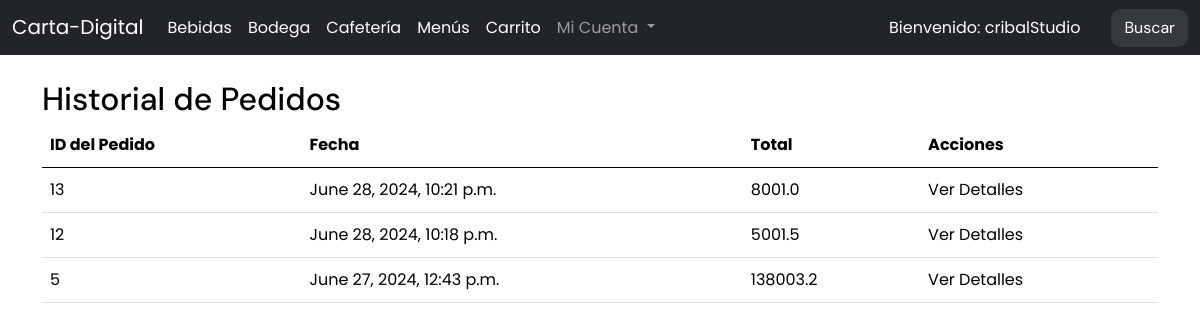
/historial_pedidos/ (signed in), run on an earlier commit of the app's database.
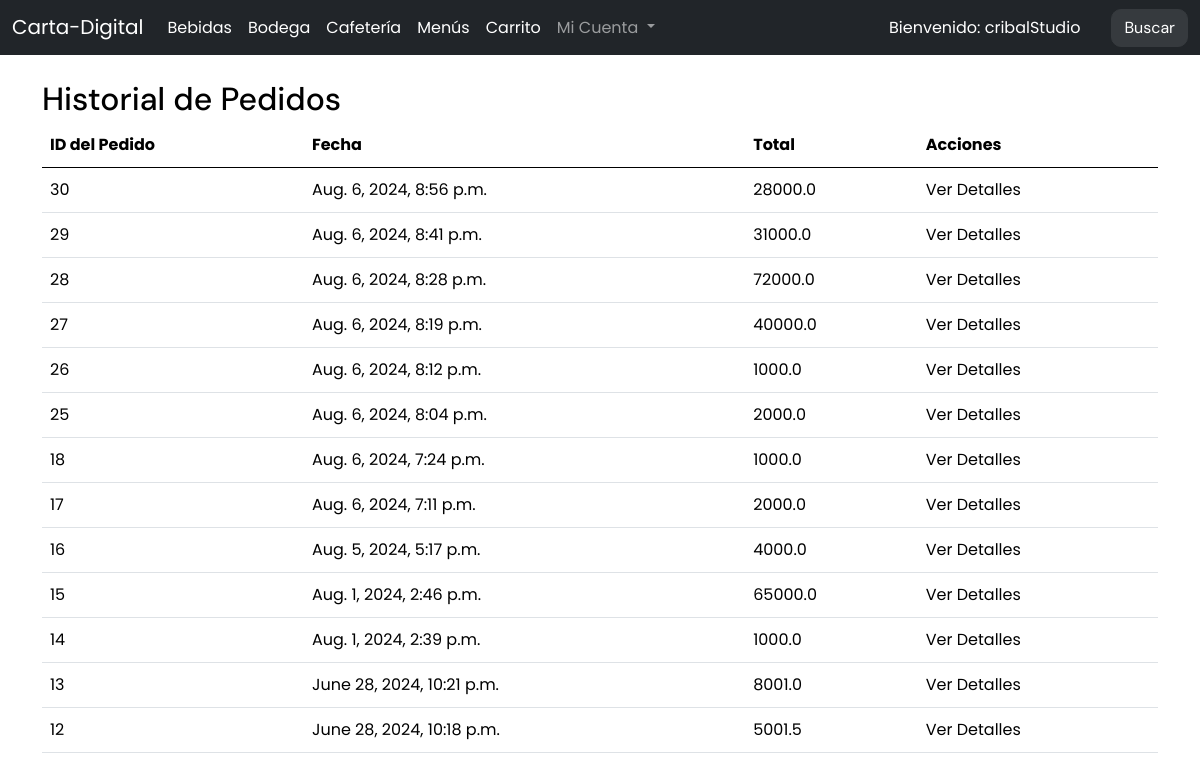
And on a later commit of the database.
### carta/models.py (models this page shows, shortened)
class Pedido(models.Model):
    Estados = [
        ('preparacion', 'En preparacion'),
        ('terminado', 'Terminado'),
        ('cancelado','Cancelado'),
        ('finalizado', 'Finalizado'),
    ]
    items = models.ManyToManyField(Item, blank=True, related_name="items", through='PedidoItem')
    monto_total = models.FloatField(null=False, default=0, verbose_name="Monto total")
    fecha = models.DateTimeField(null=True, auto_now_add=True)  # Definido con auto_now_add para establecer la fecha automáticamente al crear un pedido
    cliente = models.ForeignKey(Cliente, null=True, on_delete=models.CASCADE)
    completado= models.BooleanField(default=False, null=True)
    estado= models.CharField(max_length=12, choices= Estados, default= 'preparacion', verbose_name="Estado del Pedido")

### carta/views/historial.py (the view)
# urls.py: path('historial_pedidos/', historial_pedidos, name='historial_pedidos'),
def historial_pedidos(request):
    if not request.user.is_authenticated:
        messages.warning(request, 'Por favor, inicie sesión para ver su historial de pedidos.')
        return redirect('/users/login/')
    else:
        cliente = request.user.cliente
        pedidos = Pedido.objects.filter(cliente=cliente, completado=True).order_by('-fecha')
        return render(request, 'historial_pedidos.html', {'pedidos': pedidos})

### carta/templates/historial_pedidos.html
{% extends "base.html" %}
{% block content %}
<h2>Historial de Pedidos</h2>
<table class="table">
    <thead>
        <tr>
            <th>ID del Pedido</th>
            <th>Fecha</th>
            <th>Total</th>
            <th>Acciones</th>
        </tr>
    </thead>
    <tbody>
        {% for pedido in pedidos %}
        <tr>
            <td>{{ pedido.id }}</td>
            <td>{{ pedido.fecha }}</td>
            <td>{{ pedido.monto_total }}</td>
            <td>
                <a href="{% url 'detalle_pedido' pedido.id %}">Ver Detalles</a>
            </td>
        </tr>
        {% endfor %}
    </tbody>
</table>
{% endblock %}

### carta/templates/base.html (shortened to what this page needs)
{% load static %}
{% load i18n %}
<!DOCTYPE html>
<html lang="en">
<head>
    <link rel="stylesheet" href="{% static 'assets/css/style.css' %}">
</head>
<body>
    {% include "navbar.html" %}
    <div class="container">
        {% block content %}
        {% endblock %}
    </div>
</body>
</html>

### carta/templates/navbar.html (shortened to what this page needs)
<nav class="navbar navbar-expand-lg bg-body-tertiary fixed-top navbar-dark bg-dark">
    <div class="container-fluid">
        <a class="navbar-brand" href="/">Carta-Digital</a>
        <div class="collapse navbar-collapse" id="navbarSupportedContent">
            <ul class="navbar-nav me-auto mb-2 mb-lg-0">
                <li class="nav-item">
                    <a class="nav-link active" href="/bebidas">Bebidas</a>
                </li>
                <li class="nav-item">
                    <a class="nav-link active" href="/bodega">Bodega</a>
                </li>
                <li class="nav-item">
                    <a class="nav-link active" href="/cafeteria">Cafetería</a>
                </li>
                <li class="nav-item">
                    <a class="nav-link active" href="/menus">Menús</a>
                </li>
                <li class="nav-item">
                    <a class="nav-link active" href="{% url 'ver-carro' %}">
                         Carrito
                    </a>
                </li>
                <li class="nav-item dropdown">
                    <a class="nav-link dropdown-toggle" href="#" role="button" data-bs-toggle="dropdown" aria-expanded="false">
                        Mi Cuenta
                    </a>
                </li>
            </ul>
            <div class="d-flex align-items-center">
                {% if user.is_authenticated %}
                    <span class="nav-link active text-white me-3">
                        Bienvenido: <span>{{ user.username }}</span>
                    </span>
                {% endif %}
                <form class="d-flex" role="search" method="POST" action="{% url 'search-view' %}">
                    <button class="btn btn-outline-success active" type="submit">Buscar</button>
                </form>
            </div>
        </div>
    </div>
</nav>

What changed in the data, as far as the page shows it:
removed Pedido: id "5", fecha "June 27, 2024, 12:43 p.m.", monto_total "138003.2"
added Pedido: id "30", fecha "Aug. 6, 2024, 8:56 p.m.", monto_total "28000.0"
added Pedido: id "29", fecha "Aug. 6, 2024, 8:41 p.m.", monto_total "31000.0"
added Pedido: id "28", fecha "Aug. 6, 2024, 8:28 p.m.", monto_total "72000.0"
added Pedido: id "27", fecha "Aug. 6, 2024, 8:19 p.m.", monto_total "40000.0"
added Pedido: id "26", fecha "Aug. 6, 2024, 8:12 p.m.", monto_total "1000.0"
added Pedido: id "25", fecha "Aug. 6, 2024, 8:04 p.m.", monto_total "2000.0"
added Pedido: id "18", fecha "Aug. 6, 2024, 7:24 p.m.", monto_total "1000.0"
added Pedido: id "17", fecha "Aug. 6, 2024, 7:11 p.m.", monto_total "2000.0"
added Pedido: id "16", fecha "Aug. 5, 2024, 5:17 p.m.", monto_total "4000.0"
added Pedido: id "15", fecha "Aug. 1, 2024, 2:46 p.m.", monto_total "65000.0"
added Pedido: id "14", fecha "Aug. 1, 2024, 2:39 p.m.", monto_total "1000.0"
